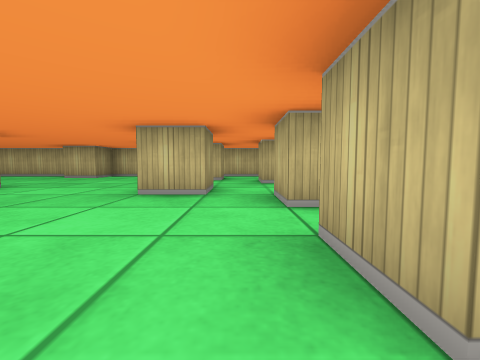
[1] (above)

24 first-person views from a walk through a cub3D ray-caster map. The camera is about half as high as the walls, tilts 4° down and sees 90° across. The floor is counted in squares. Each view is taken from the middle of a square. On the plan, view 1 faces up. The plan holds only what a view shows up to about 9 squares ahead; the rest is blank.

[2]
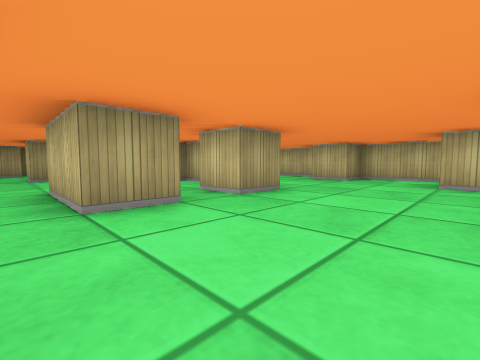

[3]
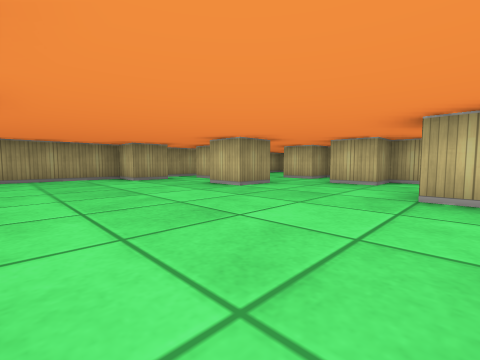

[4]
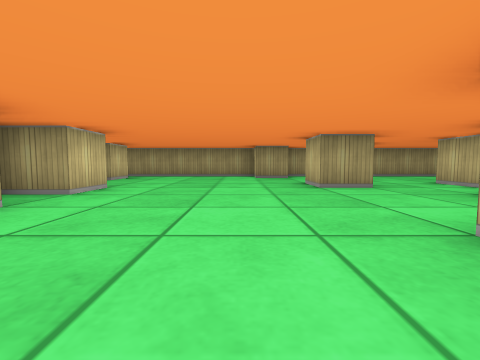

[5]
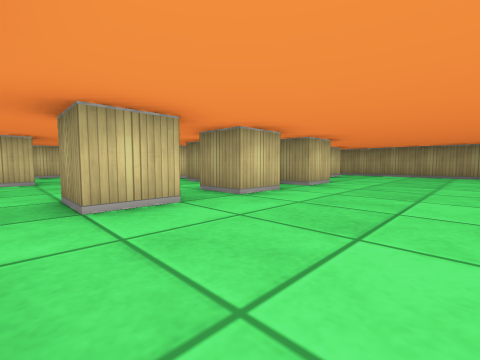

[6]
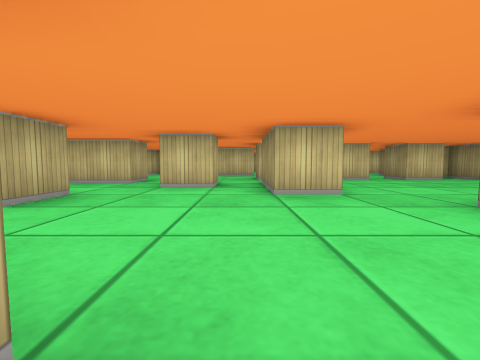

[7]
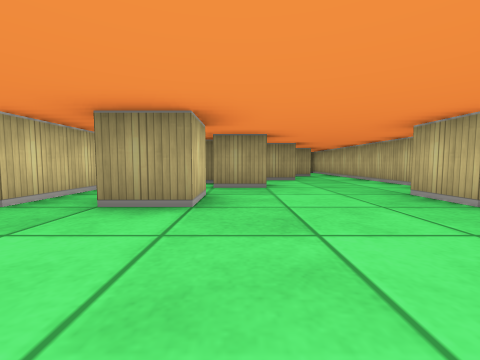

[8]
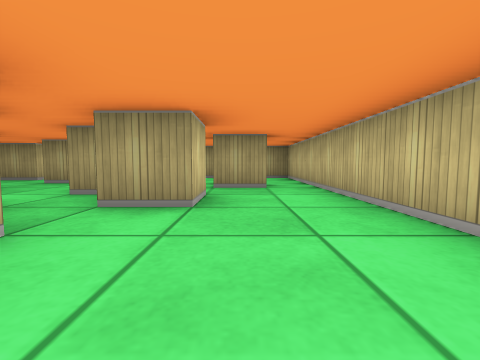

[9]
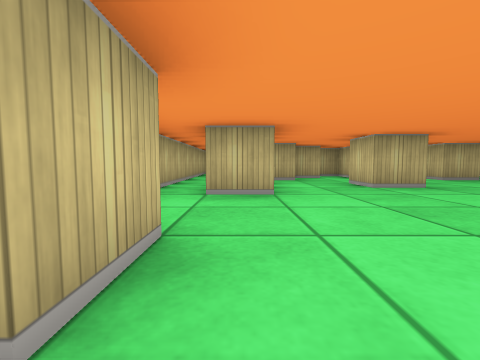

[10]
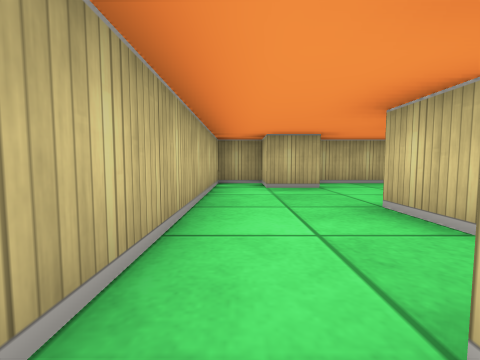

[11]
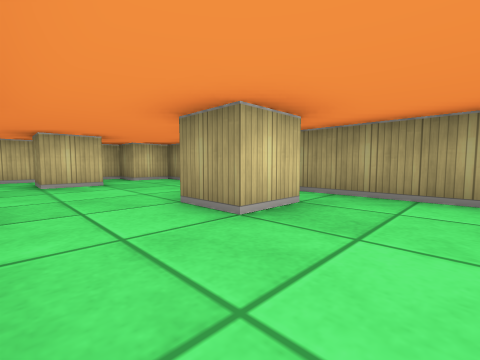

[12]
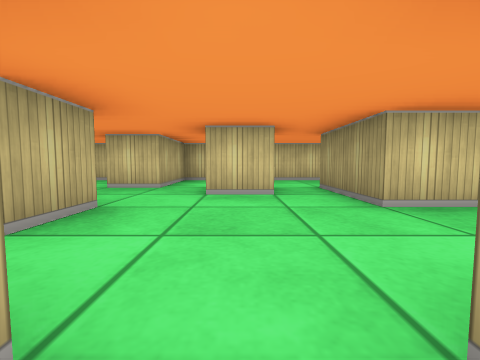

[13]
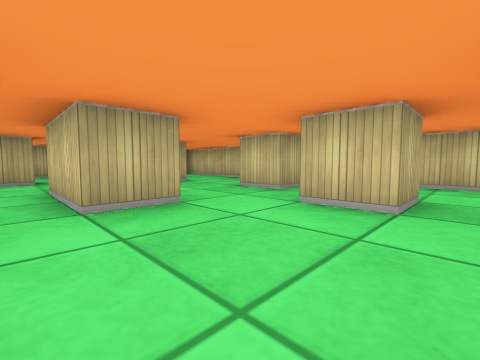

[14]
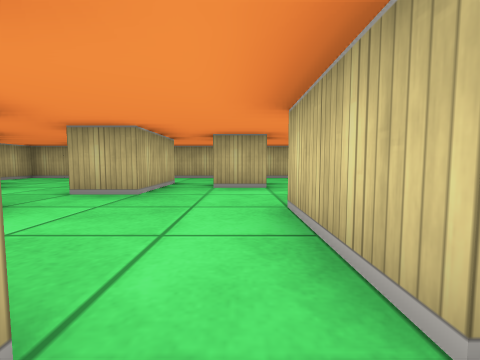

[15]
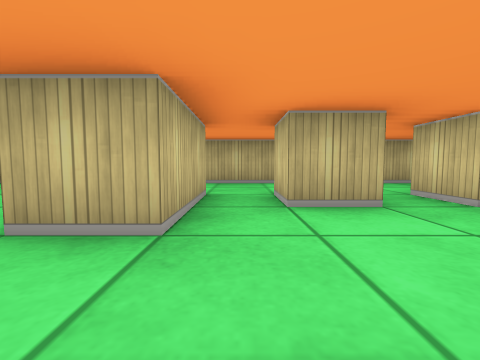

[16]
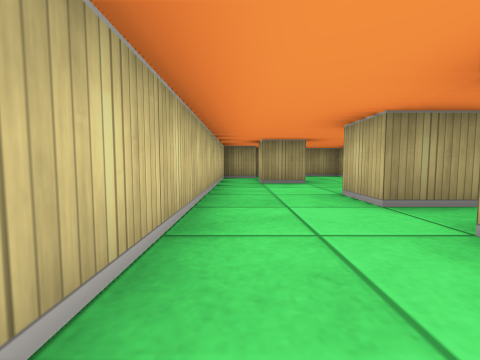

[17]
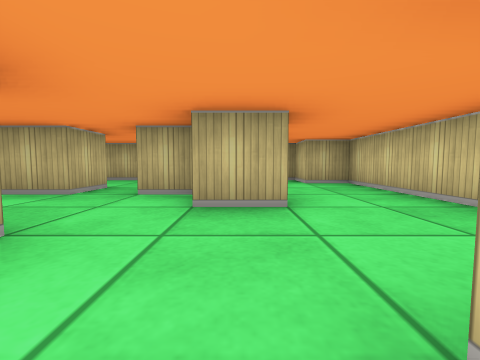

[18]
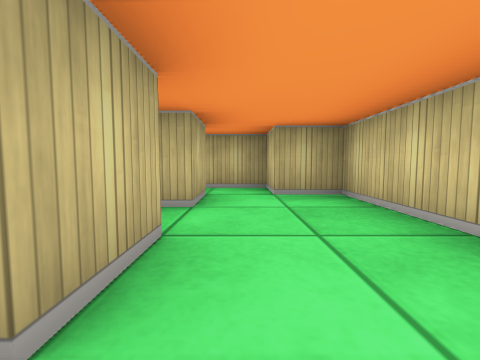

[19]
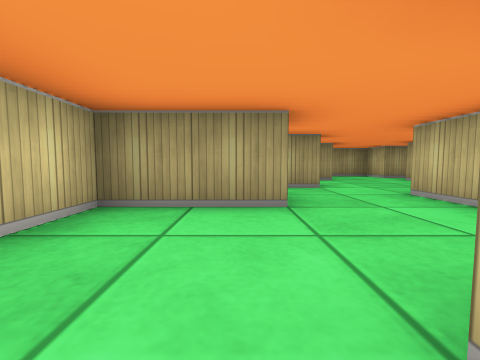

[20]
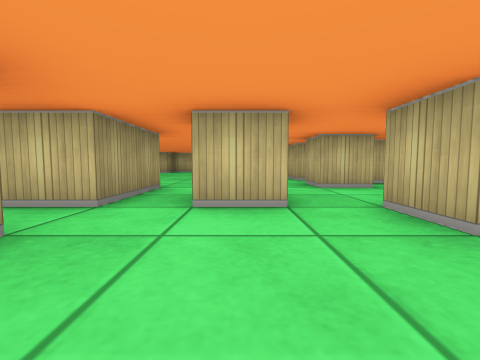

[21]
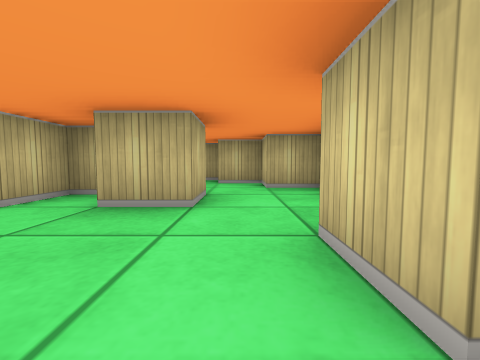

[22]
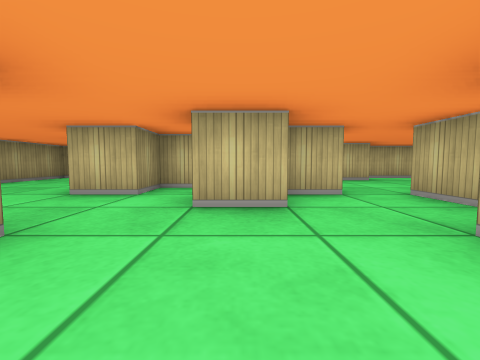

[23]
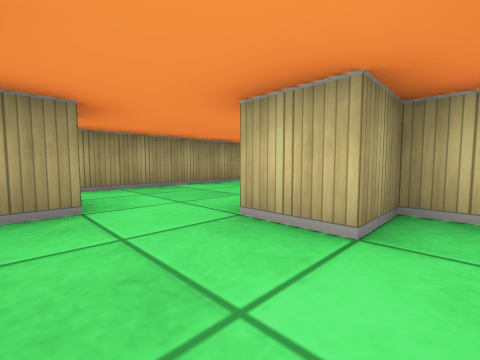

[24]
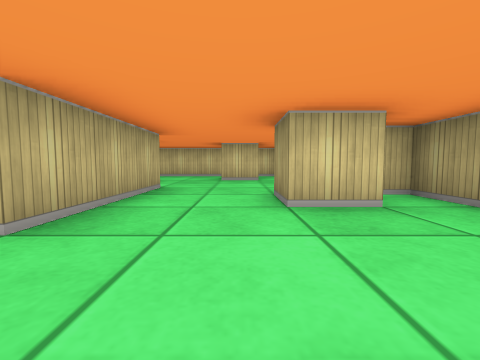

### Floor plan
Key: @ floor where view 1 was taken; # wall or solid block; . floor.
Columns run from 14 left of view 1 to 5 right of it. Each row starts with its distance up from view 1.
  9 ####################
  8 #........#.........#
  7 #..#........##....##
  6 #...##.........##..#
  5 #...#.##........#..#
  4 #.....#..#...#..## #
  3 #.#............##.##
  2 #...#...##.....##..#
  1 ##.............#...#
  0 #..........#..@...##
 -1 #..........#.#..####
 -2 #..............##..#
 -3 #....###.#.#.......#
 -4 ###..##.........#..#
 -5 ##...##.....##.....#
 -6 #.......#......###.#
 -7 #.....#.#.#....#.#.#
 -8 #..#........#......#
 -9 ##..........#.....##
-10  ##################

Where each view was taken, in squares from view 1:
view 1: 0 up, 0 right, facing up
view 2: 1 up, 2 left, facing up-left
view 3: 2 down, 6 left, facing up-left
view 4: 0 up, 5 left, facing left
view 5: 0 up, 4 left, facing down-left
view 6: 4 up, 2 left, facing down
view 7: 5 up, 2 left, facing left
view 8: 7 up, 6 left, facing left
view 9: 7 up, 6 left, facing right
view 10: 8 up, 1 left, facing right
view 11: 2 down, 10 left, facing down-left
view 12: 3 down, 4 left, facing down
view 13: 4 down, 5 left, facing down-right
view 14: 4 down, 3 left, facing right
view 15: 3 down, 1 left, facing right
view 16: 9 down, 5 left, facing left
view 17: 7 down, 2 left, facing right
view 18: 8 down, 0 right, facing right
view 19: 8 down, 1 right, facing left
view 20: 4 down, 1 left, facing up
view 21: 0 up, 2 left, facing right
view 22: 1 up, 8 left, facing up
view 23: 3 up, 9 left, facing up-left
view 24: 1 down, 11 left, facing down
